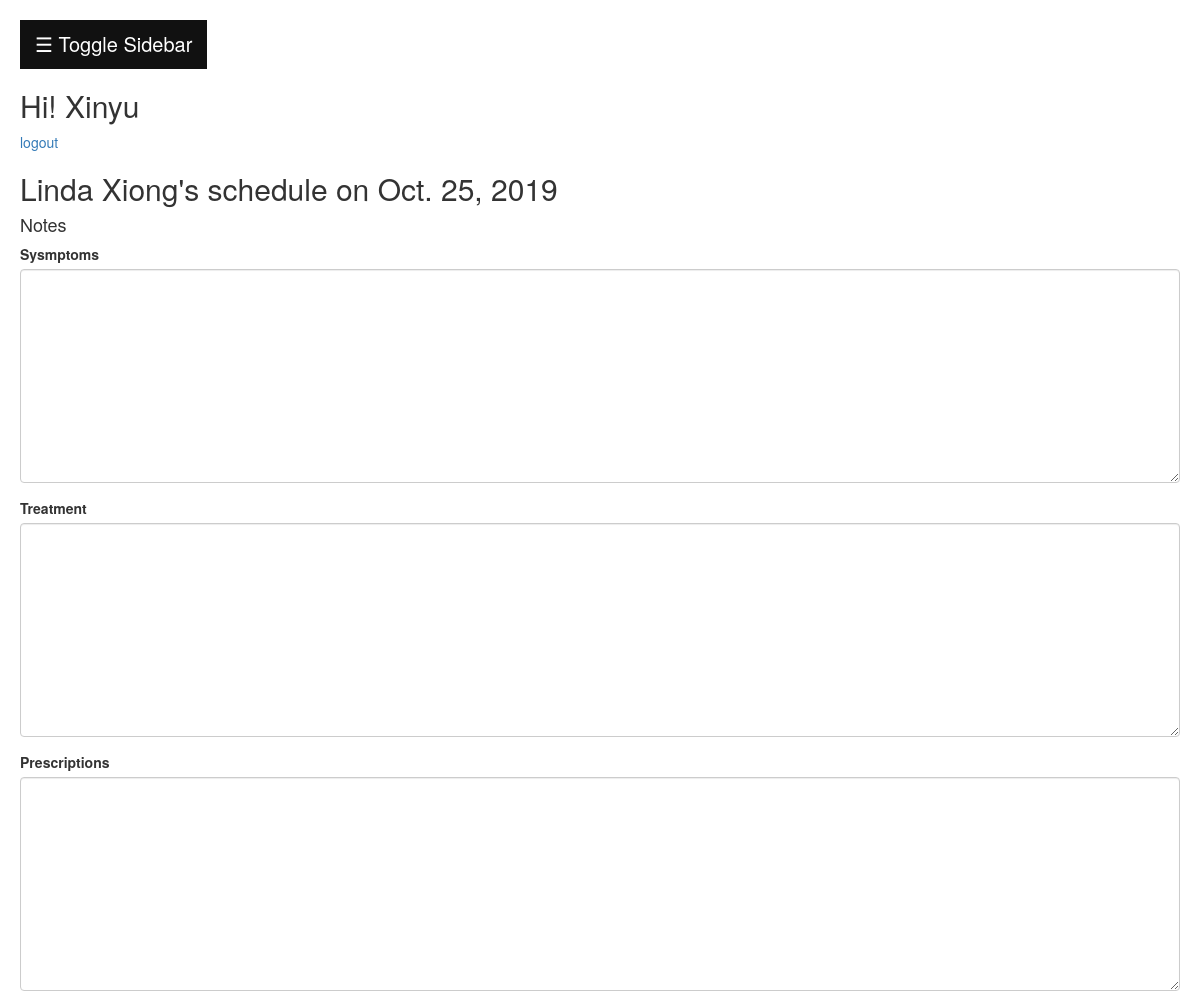
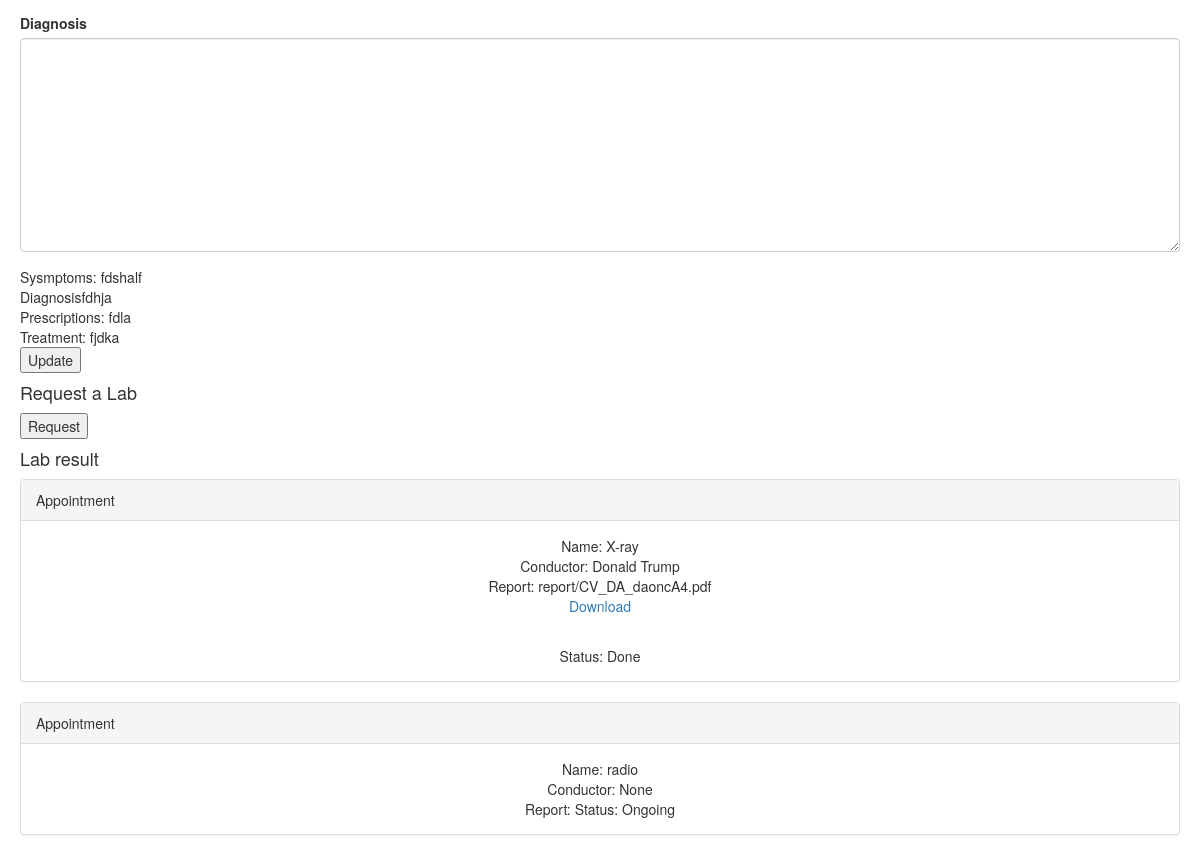
The app's page /doc/edit_schedule/1/ (signed in) with its own data (2 pictures, top to bottom).
### health/models.py (models this page shows, shortened)
class User(AbstractUser):
    USER_TYPE_CHOICES = (
      (1, 'Doctor'),
      (2, 'Lab People'),
      (3, 'Receptionist'),
      (4, 'Patient'),
      (5, 'Administration'),
    )
    user_type = models.PositiveSmallIntegerField(choices=USER_TYPE_CHOICES,null=True)
    sex = models.BooleanField(blank=True, null=True)
    tel_no = models.CharField(max_length=255, blank=True, null=True)
    dob = models.DateField(db_column='DOB', blank=True, null=True)
    address = models.CharField(max_length=255, blank=True, null=True)
    REQUIRED_FIELDS = ['user_type','email',]
    def __str__(self):
        return self.first_name + " " + self.last_name

class Schedule(models.Model):
    checked_in = models.BooleanField(default=False)  #whether the patient has checked in or not
    booked = models.BooleanField(default=False)
    patient = models.ForeignKey(settings.AUTH_USER_MODEL, on_delete=models.CASCADE, db_column='patient',blank=True,null=True,related_name='sche_pat')
    date = models.DateField(blank=True,null=True)  # Field renamed to remove unsuitable characters.
    time = models.TimeField(blank=True,null=True)
    doctorid = models.ForeignKey(settings.AUTH_USER_MODEL, on_delete=models.CASCADE, db_column='doctorID', blank=True, null=True,related_name='sche_doc')
    id = models.AutoField(db_column='ID', primary_key=True)  # Field name made lowercase.
    sysmptoms = models.TextField(max_length=65535,blank=True, null=True)
    diagnosis = models.TextField(max_length=65535,blank=True, null=True)
    prescriptions = models.TextField(max_length=65535,blank=True, null=True)
    treatment = models.TextField(max_length=65535,blank=True, null=True)
    waiting_time = models.TimeField(db_column='waiting time',blank=True,null=True)  # Field renamed to remove unsuitable characters.
    class Meta:
        db_table = 'Schedule'

class LabTest(models.Model):
    id = models.AutoField(db_column='ID', primary_key=True)  # Field name made lowercase.
    done = models.BooleanField(default=False)
    patient = models.ForeignKey(settings.AUTH_USER_MODEL, on_delete=models.CASCADE, db_column='patient')
    doctor = models.ForeignKey(settings.AUTH_USER_MODEL, on_delete=models.CASCADE, db_column='doctor',related_name='doc')
    name = models.CharField(max_length=255,null=True,blank=True)
    conductor = models.ForeignKey(settings.AUTH_USER_MODEL, models.DO_NOTHING, db_column='conductor',related_name='conduct',null=True,blank=True)
    report = models.FileField(upload_to='report/',validators=[FileExtensionValidator(allowed_extensions=['pdf'])],null=True,blank=True)
    class Meta:
        db_table = 'Lab test'

### health/views.py (the view, shortened to what this page needs)
# urls.py: path('doc/edit_schedule/<int:scheduleID>/',views.edit_schedule,name='edit_schedule'),
@login_required
def edit_schedule(request,scheduleID):
    context_dict = {}
    context_dict['current'] = request.user
    try:
        schedule = Schedule.objects.get(id=scheduleID)
        patient = schedule.patient
        lab_test = LabTest.objects.filter(patient=patient).exclude(name=None)
        context_dict['lab'] = lab_test
        context_dict['schedule'] = schedule
        context_dict['patient'] = patient
    except Schedule.DoesNotExist:
        return redirect('doc_schedule_result', patient)
    noteform = NoteForm()
    context_dict['form'] = noteform
    return render(request,'health/edit_schedule.html',context_dict)

### health/forms.py
class NoteForm(forms.ModelForm):
    class Meta:
        model = Schedule
        fields = ('sysmptoms','treatment','prescriptions','diagnosis',)

### templates/health/edit_schedule.html (shortened to what this page needs)
{% extends 'health/base.html' %}
{% load static %}
{% load widget_tweaks %}
{% block headblock %}
  <link rel="stylesheet" href="https://maxcdn.bootstrapcdn.com/bootstrap/3.4.0/css/bootstrap.min.css">
  <link href="{% static "css/schedule_panel.css" %}" rel="stylesheet">
{% endblock %}
{% block bodyblock %}
<h2> {{patient.first_name}} {{patient.last_name}}'s schedule on {{schedule.date}}</h2>
<div>
  <form method="post" action=".">
    <h4>Notes</h4>
    <div>
      {% for field in form.visible_fields %}
        <div class="form-group">
          <label for="{{ field.id_for_label }}">{{ field.label }}</label>
          {{ field|add_class:'form-control' }}
        </div>
      {% endfor %}
      Sysmptoms: {{schedule.sysmptoms}}<br>
      Diagnosis{{schedule.diagnosis}}<br>
      Prescriptions: {{schedule.prescriptions}}<br>
      Treatment: {{schedule.treatment}}<br>
      <input type="submit" value="Update" />
    </div>
  </form>
  <div>
    <h4>Request a Lab</h4>
    <form action="{% url 'request_lab' schedule.id %}">
      <input type="submit" value="Request" />
    </form>
  </div>
  <div>
    {% if lab %}
      <h4>Lab result</h4>
      {% for l in lab %}
      <div class="panel panel-default">
        <div class="panel-heading">Appointment</div>
        <div class="panel-body" style="text-align:center">
          Name: {{l.name}}<br>
          Conductor: {{l.conductor}}<br>
          Report: {{l.report}}
          {% if l.report %}
          <p><a href="{{l.report.url}}">Download</a></p><br>
          {% endif %}
          Status:
          {% if l.done %}
          Done
          {% else %}
          Ongoing
          {% endif %}
        </div>
      </div>
      {% endfor %}
    {% endif %}
  </div>
{%endblock%}

### templates/health/base.html (shortened to what this page needs)
<!DOCTYPE html>
{% load staticfiles %}
<html lang="en">
<head>
  {% block headblock %}{% endblock %}
  <link href="{% static "css/sidebar.css" %}" rel="stylesheet">
</head>
<body id="page-top">
<div id="main">
  <button class="openbtn" onclick="openNav()">&#9776; Toggle Sidebar</button>
  <h2>Hi! {{current.first_name}}</h2>
  <p><a href="{% url 'account_logout' %}">logout</a></p>
  <p>{% block bodyblock %}{%endblock%}</p>
</div>
</body>
</html>

### static/css/sidebar.css (style rules this page uses)
.openbtn { font-size: 20px; cursor: pointer; background-color: #111; color: white; padding: 10px 15px; border: none; }
#main { transition: margin-left .5s; padding: 20px; }

### records on screen
User: first_name "Xinyu"
User: first_name "Linda", last_name "Xiong"
Schedule: date "Oct. 25, 2019", sysmptoms "fdshalf", diagnosis "fdhja", prescriptions "fdla", treatment "fjdka"
LabTest: name "X-ray", conductor "Donald Trump", report "report/CV_DA_daoncA4.pdf", done "Done"
LabTest: name "radio", conductor "None", done "Ongoing"

### other values on screen
{{ field.label }} "Sysmptoms" "Treatment" "Prescriptions" "Diagnosis"
